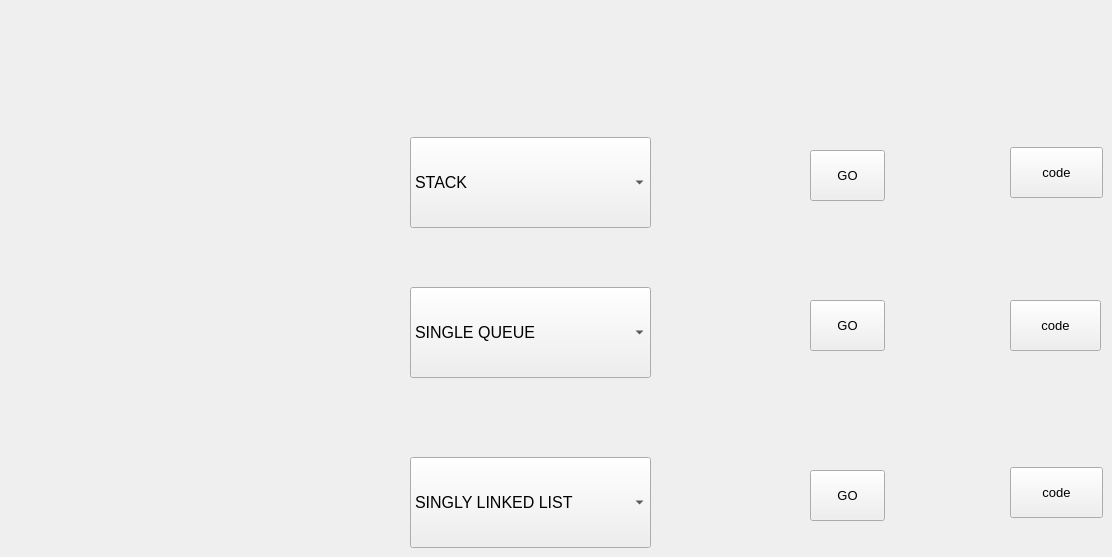
      <widget class="QWidget" name="tab_6">
       <attribute name="title">
        <string>MAIN</string>
       </attribute>
       <widget class="QComboBox" name="comboBox">
        <property name="geometry">
         <rect>
          <x>410</x>
          <y>457</y>
          <width>241</width>
          <height>91</height>
         </rect>
        </property>
        <property name="font">
         <font>
          <family>Segoe UI</family>
          <pointsize>12</pointsize>
         </font>
        </property>
        <item>
         <property name="text">
          <string>SINGLY LINKED LIST</string>
         </property>
        </item>
       </widget>
       <widget class="QPushButton" name="pushButton_6">
        <property name="geometry">
         <rect>
          <x>810</x>
          <y>470</y>
          <width>75</width>
          <height>51</height>
         </rect>
        </property>
        <property name="font">
         <font>
          <family>Segoe UI</family>
          <pointsize>10</pointsize>
         </font>
        </property>
        <property name="text">
         <string>GO</string>
        </property>
       </widget>
       <widget class="QComboBox" name="comboBox_2">
        <property name="geometry">
         <rect>
          <x>410</x>
          <y>137</y>
          <width>241</width>
          <height>91</height>
         </rect>
        </property>
        <property name="font">
         <font>
          <family>Segoe UI</family>
          <pointsize>12</pointsize>
         </font>
        </property>
        <item>
         <property name="text">
          <string>STACK</string>
         </property>
        </item>
       </widget>
       <widget class="QComboBox" name="comboBox_3">
        <property name="geometry">
         <rect>
          <x>410</x>
          <y>287</y>
          <width>241</width>
          <height>91</height>
         </rect>
        </property>
        <property name="font">
         <font>
          <family>Segoe UI</family>
          <pointsize>12</pointsize>
         </font>
        </property>
        <property name="mouseTracking">
         <bool>true</bool>
        </property>
        <item>
         <property name="text">
          <string>SINGLE QUEUE</string>
         </property>
        </item>
        <item>
         <property name="text">
          <string>DOUBLE ENDED QUEUE</string>
         </property>
        </item>
        <item>
         <property name="text">
          <string>CIRCULAR QUEUE</string>
         </property>
        </item>
        <item>
         <property name="text">
          <string>CIRCULAR DEQUE</string>
         </property>
        </item>
       </widget>
       <widget class="QPushButton" name="pushButton_7">
        <property name="geometry">
         <rect>
          <x>810</x>
          <y>150</y>
          <width>75</width>
          <height>51</height>
         </rect>
        </property>
        <property name="font">
         <font>
          <family>Segoe UI</family>
          <pointsize>10</pointsize>
         </font>
        </property>
        <property name="text">
         <string>GO</string>
        </property>
       </widget>
       <widget class="QPushButton" name="pushButton_8">
        <property name="geometry">
         <rect>
          <x>810</x>
          <y>300</y>
          <width>75</width>
          <height>51</height>
         </rect>
        </property>
        <property name="font">
         <font>
          <family>Segoe UI</family>
          <pointsize>10</pointsize>
         </font>
        </property>
        <property name="text">
         <string>GO</string>
        </property>
       </widget>
       <widget class="QPushButton" name="pushButton_18">
        <property name="geometry">
         <rect>
          <x>1010</x>
          <y>467</y>
          <width>93</width>
          <height>51</height>
         </rect>
        </property>
        <property name="font">
         <font>
          <family>Segoe UI</family>
          <pointsize>10</pointsize>
         </font>
        </property>
        <property name="text">
         <string>code</string>
        </property>
       </widget>
       <widget class="QPushButton" name="pushButton_19">
        <property name="geometry">
         <rect>
          <x>1010</x>
          <y>147</y>
          <width>93</width>
          <height>51</height>
         </rect>
        </property>
        <property name="font">
         <font>
          <family>Segoe UI</family>
          <pointsize>10</pointsize>
         </font>
        </property>
        <property name="text">
         <string>code</string>
        </property>
       </widget>
       <widget class="QPushButton" name="pushButton_20">
        <property name="geometry">
         <rect>
          <x>1010</x>
          <y>300</y>
          <width>91</width>
          <height>51</height>
         </rect>
        </property>
        <property name="font">
         <font>
          <family>Segoe UI</family>
          <pointsize>10</pointsize>
         </font>
        </property>
        <property name="text">
         <string>code</string>
        </property>
       </widget>
      </widget>
